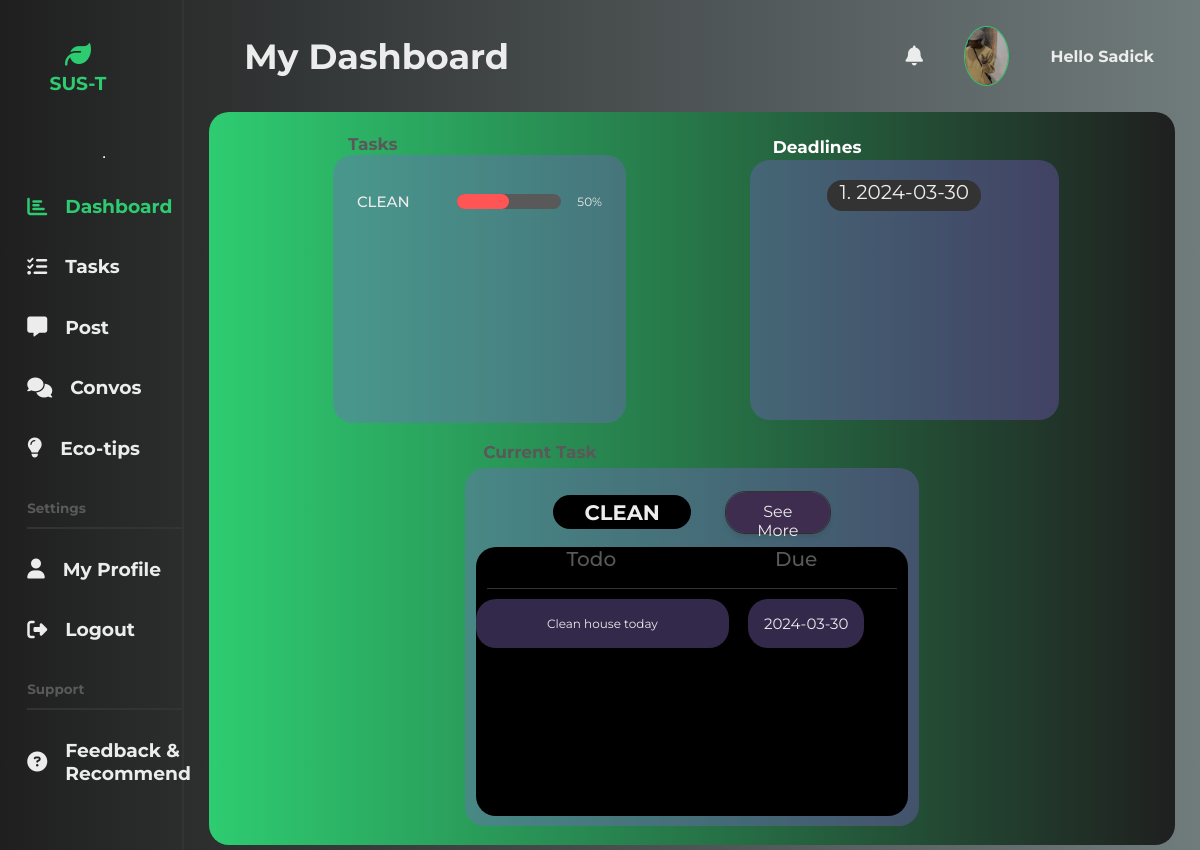
The page /dashboard (signed in) on the database its author committed.
### flaskapp/models.py (models this page shows, shortened)
class User(db.Model, UserMixin):
    id = db.Column(db.Integer, primary_key=True)
    username = db.Column(db.String(20), unique=True, nullable=False)
    email = db.Column(db.String(120), unique=True, nullable=False)
    image_file = db.Column(db.String(20), nullable=False,
                           default='default.jpg')
    password = db.Column(db.String(60), nullable=False)
    tasks = db.relationship('Task', backref='creator', lazy=True)
    posts = db.relationship('Post', backref='author', lazy=True)

class Task(db.Model):
    id = db.Column(db.Integer, primary_key=True)
    title = db.Column(db.String(30), nullable=False, default='Task')
    date_created = db.Column(
        db.DateTime, nullable=False, default=datetime.utcnow)
    priority = db.Column(db.String(30), nullable=False, default='Mid')
    todo = db.Column(db.Text, nullable=False)
    date_due = db.Column(db.String(20), nullable=False, default='No due date')
    user_id = db.Column(db.Integer, db.ForeignKey('user.id'), nullable=False)

### flaskapp/routes.py (the view)
@app.route("/")
@app.route("/dashboard")
@login_required
def dashboard():
    my_tasks = Task.query.filter_by(user_id=current_user.id).all()
    image_file = url_for('static', filename='images/' +
                         current_user.image_file)
    return render_template('dashboard.html', image_file=image_file, my_tasks=my_tasks, active_page='dashboard')

### flaskapp/models.py (called while the page is built)
@login_manager.user_loader
def load_user(user_id):
    return User.query.get(int(user_id))

### flaskapp/Templates/dashboard.html (shortened to what this page needs)
{% extends "layout.html" %}
{% block mainheader %}
<section class="dashboard">
  <div class="dash-header">
    <div class="title-search">
      <div class="dash-title">
        <h2>My Dashboard</h2>
      </div>
    </div>
    <div class="profile-pic">
      <i class="fa-solid fa-bell"></i>
      <img src="{{ image_file }}" alt="profile picture" />
      <h4>Hello {{ current_user.username }}</h4>
    </div>
  </div>
  <div class="dash-body">
    <div class="dash-top">
      <div class="dash-tasks">
        <h2>Tasks</h2>
        <div class="progress">
          {% if my_tasks %}
          {% for task in my_tasks %}
          <div class="further-progress">
            <h3>{{ task.title }}</h3>
            <div class="shell">
              <div class="task-{{ task.priority }}"></div>
            </div>
            <p>50%</p>
          </div>
          {% endfor %}
          {% else %}
          <h4 class="no">No tasks created</h4>
          {% endif %}
        </div>
      </div>
      <div class="dash-deadlines">
        <h2><span style="color: white;">Deadlines</span></h2>
        <div class="progress-2">
          {% for task in my_tasks %}
          <h3>{{ task.id }}. {{ task.date_due }}</h3>
          {% endfor %}
        </div>
      </div>
    </div>
    <div class="dash-bottom">
      <div class="current-task">
        <h2>Current Task</h2>
        <div class="current-progress">
          {% if my_tasks %}
        <div class="each-task">
          <div class="title-update-2">
            <div class="task-2-{{ my_tasks[-1].priority }}">
              <h3>{{ my_tasks[-1].title }}</h3>
            </div>
            <a href="{{ url_for('tasks') }}" class="updateBtn">
              <button onclick="updateForm()">See More</button>
            </a>
          </div>
          <div class="desc-due-comp">
            <div class="table-head">
              <h2>Todo</h2>
              <h2>Due</h2>
            </div>
            <div class="smallest-1">
              <p class="todd">{{ my_tasks[-1].todo }}</p>
              <h4 class="dodd">{{ my_tasks[-1].date_due }}</h4>
            </div>
          </div>
        </div>
        {% else %}
        <h4 class="no">No Current task</h4>
        {% endif %}
        </div>
      </div>
    </div>
  </div>
</section>
{% endblock mainheader %}

### flaskapp/static/styles/profile.css (style rules this page uses)
* { font-family: "Montserrat", sans-serif; }
body { margin: 0; padding: 0; color: #ececec; background: #1f1f1f; }
main a { text-decoration: none; width: 70%; margin: 0; padding: 0; color: #333; }
.profile-pic { margin: 0; width: 30%; display: flex; align-items: center; justify-content: space-around; }
.profile-pic img { width: 15%; height: 57%; border-radius: 50%; border: 1px solid #2ECC71; }
.profile-pic i { font-size: 20px; }

### flaskapp/static/styles/dashboard.css (style rules this page uses)
* { font-family: "Montserrat", sans-serif; }
body { margin: 0; padding: 0; color: #ececec; background: #1f1f1f; }
.dashboard { width: 100%; margin: 0; padding: 0; display: flex; flex-direction: column; }
.dash-header { width: 95%; height: 12%; padding: 5px; display: flex; flex-direction: row; justify-content: space-between; align-self: center; }
.title-search { display: flex; flex-direction: row; justify-content: space-between; align-items: center; width: 55%; margin: 0; padding-left: 35px; }
.dash-title { display: flex; flex-direction: column; justify-content: center; width: 50%; padding-left: 0; }
.dash-title h2 { font-size: 35px; margin: 0; }
.dash-body { display: flex; flex-direction: column; width: 95%; height: 85%; border-radius: 20px; justify-self: center; align-self: center; background: linear-gradient(to right, #2ECC71, #1f1f1f); padding-top: 10px; justify-content: space-evenly; }
.dash-top { display: flex; flex-direction: row; align-items: center; justify-content: space-evenly; width: 100%; height: 40%; padding: 0; }
.dash-tasks, .dash-collaborations, .dash-deadlines { display: flex; flex-direction: column; align-items: center; justify-content: space-evenly; width: 32%; height: 100%; }
.dash-body h2 { font-size: 17px; color: #595959; margin: 0; align-self: flex-start; margin-left: 23px; }
.progress { width: 95%; height: 90%; background: #815fd657; border-radius: 20px; display: flex; flex-direction: column; align-items: center; overflow-y: auto; overflow-x: auto; padding-top: 8px; }
.further-progress { display: flex; flex-direction: row; width: 95%; height: 30%; align-items: center; justify-content: space-evenly; margin-bottom: 10px; }
.further-progress h3 { font-size: 15px; font-weight: 500; width: 30%; }
.further-progress p { font-size: 12px; }
.dash-bottom { display: flex; flex-direction: row; align-items: center; justify-content: space-evenly; width: 100%; height: 55%; padding: 0; align-self: center; }
.current-task, .current-project { width: 48%; height: 100%; display: flex; flex-direction: column; align-items: center; justify-content: space-evenly; }
.current-progress { width: 98%; height: 90%; border-radius: 20px; background: #815fd657; display: flex; align-items: center; justify-content: center; }
.task-high { background: #FF5555; display: flex; flex-direction: row; justify-content: center; align-items: center; width: 50%; height: 100%; border-radius: 20px; font-size: 20px; font-weight: 500; }
.shell { background: #595959; width: 37%; height: 20%; border-radius: 20px; font-size: 20px; font-weight: 500; }
.progress-2 { width: 100%; height: 90%; background: #815fd657; border-radius: 20px; display: flex; flex-direction: column; align-items: center; overflow-y: auto; }
.dash-deadlines h3 { background: #333; width: 50%; height: 12%; font-size: 20px; color: #ececec; text-align: center; font-weight: 400; border-radius: 20px; }
.each-task { display: flex; flex-direction: column; width: 95%; height: 95%; align-items: center; justify-content: space-evenly; }
.title-update-2 { display: flex; flex-direction: row; width: 80%; height: 20%; align-items: center; justify-content: space-evenly; }
.task-2-high { display: flex; flex-direction: column; align-items: center; justify-content: center; width: 40%; height: 50%; background: black; font-size: 18px; font-weight: 600; border-radius: 20px; }
.updateBtn { width: 30%; height: 60%; border: 1px solid #333; border-radius: 20px; }
.updateBtn button { width: 100%; height: 100%; border: 0; background: #3e2d4e; border-radius: 20px; color: #ececec; cursor: pointer; }
.smallest-1 { margin-top: 8px; width: 90%; height: 20%; display: flex; flex-direction: row; align-items: center; justify-content: space-between; }

### flaskapp/static/styles/convo.css (style rules this page uses)
body { background: #2ECC71; color: black; margin-top: 5rem; }

### flaskapp/static/styles/support.css (style rules this page uses)
button { padding: 10px 20px; font-size: 16px; background: #2ECC71; color: #fff; border: none; cursor: pointer; transition: all 0.3s ease-in-out; box-shadow: 0 4px 6px rgba(0, 0, 0, 0.1); border-radius: 5px; }

### rows shown on the page
User: username "Sadick"
Task: title "CLEAN", id "1", date_due "2024-03-30", todo "Clean house today"
